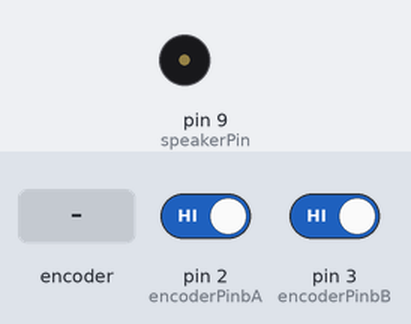
A sketch run on a simulated Arduino Uno, built with avr-gcc and run on an emulated ATmega328P. Parts: buzzer (waves = sounding). The inputs (shaded band) are chosen by the test bench; at power-on: pin 2 (encoderPinbA) HIGH, pin 3 (encoderPinbB) HIGH. What the sketch prints to the serial monitor is not drawn.

Above: at 1.2 s.
1.3 s: rotary encoder on pin 2 (encoderPinbA) / pin 3 (encoderPinbB) turned 1 step (first pin leading)
Timing chart, 0 to 10.5 s (numbered marks = the images above; inputs shaded):
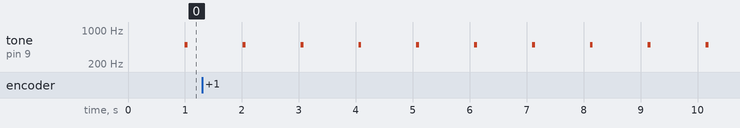

Measured:
- by itself, tone on pin 9 (speakerPin): alternates 500 Hz for 0.05 s and silent for 0.97 s

The sketch:

metronome_rotary.ino
```cpp
//speaker
const int speakerPin = 9;
const int frequency = 500;
const int duration = 50;
//tempo control
int encoderPinbA = 2;
int encoderPinbB = 3;
int encoderPinbC = 4; // button press

boolean encoder_a_last_value = HIGH;
boolean encoder_b_last_value = HIGH;
boolean encoder_c_last_value = HIGH;


//tempo calculations
unsigned int ms_per_beat = 0;
unsigned int bpm = 60;
unsigned int ms_per_minute = 1000 * 60;

//delay
long current_time;
long last_beat = 0;

void setup() {
    //calculate the amount of delay: ms per minute / bpm
    ms_per_beat =  ms_per_minute /  bpm;
    Serial.begin(9600);

    pinMode(encoderPinbA, INPUT_PULLUP);
    pinMode(encoderPinbA, INPUT_PULLUP);
    pinMode(encoderPinbA, INPUT_PULLUP);
  }

void loop() {

      //clockwise B goes from 1 to 0
      //anti clockwise A goes from 1 to 0
      //C is 1 when released and 0 when pressed

      //check if bpm was changed by encoder
      int result = read_encoder();

      if (result != 0){
          bpm += result;
          ms_per_beat = ms_per_minute / bpm;
          Serial.println(bpm);
      }

      current_time = millis();
      if (current_time - last_beat >= ms_per_beat) {
        tone(speakerPin, frequency, duration);
        last_beat = current_time;
      }
  }

int read_encoder(){
    int result = 0;
    boolean encoder_a_value = digitalRead(encoderPinbA);
    boolean encoder_b_value = digitalRead(encoderPinbB);
    boolean encoder_c_value = digitalRead(encoderPinbB);


    if (encoder_a_value != encoder_a_last_value){
        if ((encoder_a_value == LOW) && encoder_b_value == HIGH){
            result = -1;
          }
        }

    if (encoder_b_value != encoder_b_last_value){
        if ((encoder_b_value == LOW) && encoder_a_value == HIGH){
          result = 1;
        }
      }

    encoder_a_last_value = encoder_a_value;
    encoder_b_last_value = encoder_b_value;

    return (result);
  }
```
